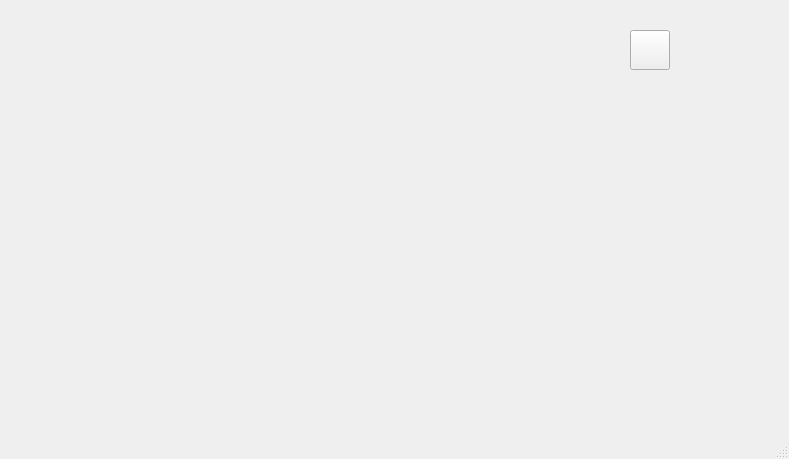
<?xml version="1.0" encoding="UTF-8"?>
<ui version="4.0">
 <class>MainWindow</class>
 <widget class="QMainWindow" name="MainWindow">
  <property name="geometry">
   <rect>
    <x>0</x>
    <y>0</y>
    <width>789</width>
    <height>459</height>
   </rect>
  </property>
  <property name="windowTitle">
   <string>MainWindow</string>
  </property>
  <widget class="QWidget" name="centralwidget">
   <widget class="QPushButton" name="pb">
    <property name="geometry">
     <rect>
      <x>630</x>
      <y>30</y>
      <width>40</width>
      <height>40</height>
     </rect>
    </property>
    <property name="icon">
     <iconset>
      <normaloff>0.png</normaloff>0.png</iconset>
    </property>
    <property name="iconSize">
     <size>
      <width>40</width>
      <height>40</height>
     </size>
    </property>
   </widget>
  </widget>
  <widget class="QMenuBar" name="menubar">
   <property name="geometry">
    <rect>
     <x>0</x>
     <y>0</y>
     <width>789</width>
     <height>26</height>
    </rect>
   </property>
  </widget>
  <widget class="QStatusBar" name="statusbar"/>
 </widget>
 <resources/>
 <connections/>
</ui>
